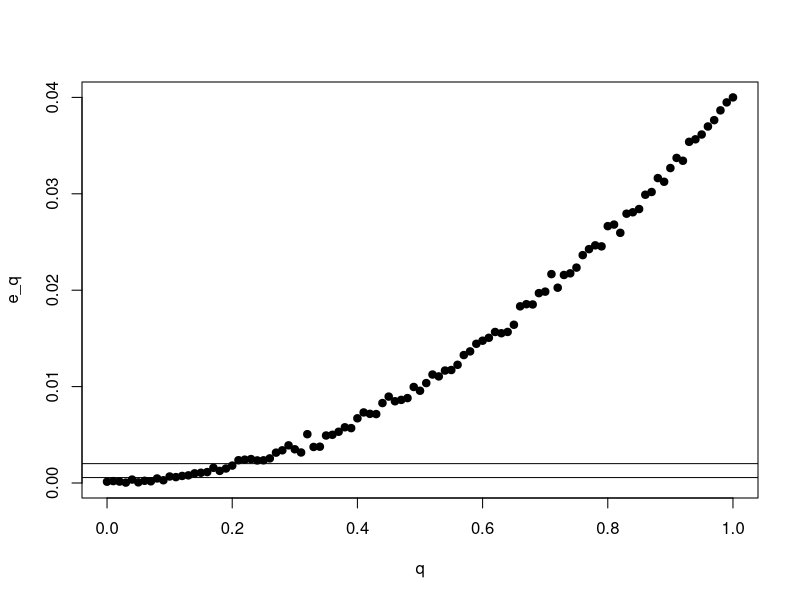

Recreate this plot in R.

procedure_one_person <- function(p) {
	dice <- sample(1:6, 1)
	if (dice <= 2) {
		return (runif(1) <= p)
	}
	return (sample(0:1, 1))
}

p_emv <- function(n, p, q=0) {
	reality <- 0
    for (person in 1:n) {
        reality <- reality + (runif(1) <= p) * (runif(1) >= q)
    }
#    print(paste(reality, n))
    return (reality / n)
}

p_a <- function(n, p) {
	reality <- 0
    for (person in 1:n) {
        reality <- reality + procedure_one_person(p)
    }
    return (3 * reality / n - 1)
}

p_b <- function(n, p) {
    tmp <- p_a(n, p)
    if (0 <= tmp && tmp <= 1) {
		return (tmp);
	}
	if (tmp > 1) {
		return (1)
	}
	return (0)
#    return (tmp * (0 <= tmp && tmp <= 1) + (tmp > 1))
}

monte_carlo <- function(func, n, p, n_rep=10) {
	result <- 0
	for (essay in 1:n_rep) {
		
		result <- result + ((func(n, p) - p) ^ 2)
	}
	return (result / n_rep)
}

ej2 <- function(n=1000, p=0.2) {
	print(paste("El ECM de P_a es: ", monte_carlo(p_a, n, p)))
	print(paste("El ECM del P_emv es: ", monte_carlo(p_emv, n, p)))
}

ej3 <- function(n=1000, p=0.2) {
	print(paste("El ECM de P_b es: ", monte_carlo(p_b, n, p)))
}

ej4 <- function(n=1000, p=0.2, q=0.4) {
	set_q <- (function(n, p) p_emv(n, p, q))
	e_q <- monte_carlo(set_q, n, p)
	return (e_q)
}

ej5 <- function(n_sample=100, n=1000, p=0.2) {
	q_vec <- c()
	e_q_vec <- c()
	for (i in 0:n_sample) {
		q <- i / n_sample
		q_vec <- c(q_vec, q)
		e_q_vec <- c(e_q_vec, ej4(n, p, q))
	}

	a <- monte_carlo(p_a, n, p)
	b <- monte_carlo(p_b, n, p)
	print(paste(a, b));
	FILES_FOLDER = getwd();
	filepath = paste(FILES_FOLDER, "ej5.png", sep="/");
	png(filepath);
	plot(q_vec, e_q_vec, xlab="q", ylab="e_q", pch=19);
	abline(h=a);
	abline(h=b);
	print(paste("See file ", filepath));
	dev.off();
}

ej2();
ej3();
ej4();
ej5();

